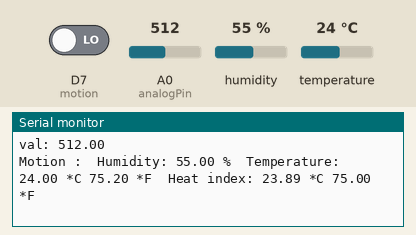
Simulated run of this sketch. Board: ESP8266 (NodeMCU). On the bench: the last lines printed to the serial monitor. Inputs (shaded band) come from the test bench; at power-on: humidity 55 %, A0 (analogPin) = 512, temperature 24 °C, D7 (motion) LOW. WiFi joins after 1.5 s; servers stay silent unless stated.

Above: at 2.8 s.
2.9 s: humidity set to 22 %
4.4 s: A0 (analogPin) set to 716
At 5.3 s:
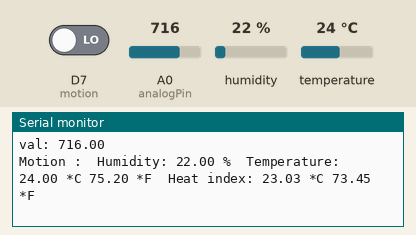
5.9 s: temperature set to 12 °C
7.4 s: A0 (analogPin) set to 900
At 7.9 s:
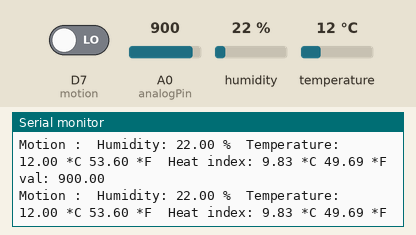
8.9 s: humidity set to 40 %
At 9.8 s:
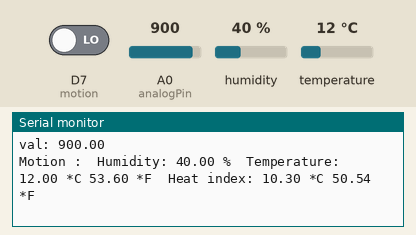
Timing chart, 0 to 11.4 s (numbered marks = the images above; inputs shaded):
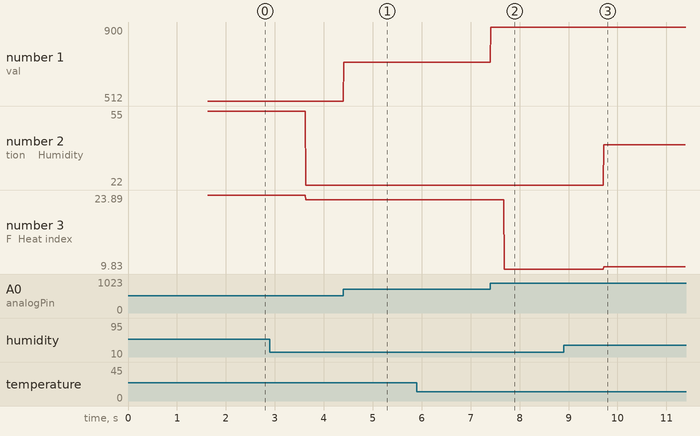

Measured:
- after the input at 4.4 s, the serial monitor: prints a new line at once (image 1)
- after the input at 7.4 s, the serial monitor: prints a new line at once (image 2)
- after the input at 8.9 s, the serial monitor: prints a new line after 0.81 s (image 3)
- plotted number 1: 512 → 716 after the input at 4.4 s, 716 → 900 after the input at 7.4 s
- plotted number 2: 55 → 22 after the input at 2.9 s, 22 → 40 after the input at 8.9 s
- plotted number 3: 23.89 → 23.03 after the input at 2.9 s, 9.83 → 10.3 after the input at 8.9 s

The sketch:

Project_Web_Server.ino
```cpp
#include <DHT.h>
#define DHTPIN D4                 // Digital pin connected to DHT11 GPIO2
#define DHTTYPE DHT11             // DHT 11

DHT dht(DHTPIN, DHTTYPE);         // Initialize DHT sensor

#include <Hash.h>
#include <ESPAsyncTCP.h>
#include <ESPAsyncWebServer.h>

#define SSID        "XXXXXXXXXX"      // ให้ใส่ ชื่อ Wifi ที่จะเชื่อมต่อ
#define PASSWORD    "XXXXXXXXXX"  // ใส่ รหัส Wifi

//--------Smoke----------
int analogPin = A0; //ประกาศตัวแปร ให้ analogPin
float s = 0.0;

//-----Motion----
int motion = 13;  // Digital pin D7
int state = digitalRead(motion);
String motions = " ";

float h = 0.0;                     // กำหนดค่าเริ่มต้น 0
float t = 0.0;                     // กำหนดค่าเริ่มต้น 0
float f = 0.0;                     // กำหนดค่าเริ่มต้น 0

////////////////////////////////////////////////////////////////////////////////
//Web Server
// Create AsyncWebServer object on port 80
AsyncWebServer server(80);

// Generally, you should use "unsigned long" for variables that hold time
// The value will quickly become too large for an int to store
unsigned long previousMillis = 0;    // will store last time DHT was updated

// Updates DHT readings every 10 seconds
const long interval = 10000;

const char index_html[] PROGMEM = R"rawliteral(
<!DOCTYPE HTML><html>
<head>
  <meta name="viewport" content="width=device-width, initial-scale=1">
  <link rel="stylesheet" href="https://use.fontawesome.com/releases/v5.7.2/css/all.css" integrity="sha384-fnmOCqbTlWIlj8LyTjo7mOUStjsKC4pOpQbqyi7RrhN7udi9RwhKkMHpvLbHG9Sr" crossorigin="anonymous">
  <style>
    html {
     font-family: Arial;
     display: inline-block;
     margin: 0px auto;
     text-align: center;
    }
    h2 { font-size: 3.0rem; }
    p { font-size: 3.0rem; }
    .units { font-size: 1.2rem; }
    .dht-labels{
      font-size: 1.5rem;
      vertical-align:middle;
      padding-bottom: 15px;
    }
  </style>
</head>
<body>
  <h2> Node Status </h2>
  <p>
    <i class="fas fa-thermometer-half"  style="color:#059e8a;"></i>
    <span class="dht-labels">Temperature</span>
    <span id="temperature">%TEMPERATURE%</span>
    <sup class="units">&deg;C</sup>
  </p>

  <p>
    <i class="fas fa-tint" style="color:#00add6;"></i>
    <span class="dht-labels">Humidity</span>
    <span id="humidity">%HUMIDITY%</span>
    <sup class="units"> %% </sup>
  </p>

  <p>
    <i class="fas fa-solid fa-smoking" style="color:#A09B9A;"></i>
    <span class="dht-labels">Smoke</span>
    <span id="smoke">%SMOKE%</span>
  </p>

  <p>
    <i class="fas fa-running fa-lg" style="color:#FFAF50;"></i>
    <span class="dht-labels">Motion : </span>
    <span id="motions">%MOTION%</span>
  </p>


</body>
<script>
setInterval(function ( ) {
  var xhttp = new XMLHttpRequest();
  xhttp.onreadystatechange = function() {
    if (this.readyState == 4 && this.status == 200) {
      document.getElementById("temperature").innerHTML = this.responseText;
    }
  };
  xhttp.open("GET", "/temperature", true);
  xhttp.send();
}, 10000 ) ;

setInterval(function ( ) {
  var xhttp = new XMLHttpRequest();
  xhttp.onreadystatechange = function() {
    if (this.readyState == 4 && this.status == 200) {
      document.getElementById("humidity").innerHTML = this.responseText;
    }
  };
  xhttp.open("GET", "/humidity", true);
  xhttp.send();
}, 10000 ) ;

setInterval(function ( ) {
  var xhttp = new XMLHttpRequest();
  xhttp.onreadystatechange = function() {
    if (this.readyState == 4 && this.status == 200) {
      document.getElementById("smoke").innerHTML = this.responseText;
    }
  };
  xhttp.open("GET", "/smoke", true);
  xhttp.send();
}, 10000 ) ;

setInterval(function ( ) {
  var xhttp = new XMLHttpRequest();
  xhttp.onreadystatechange = function() {
    if (this.readyState == 4 && this.status == 200) {
      document.getElementById("motions").innerHTML = this.responseText;
    }
  };
  xhttp.open("GET", "/motions", true);
  xhttp.send();
}, 10000 ) ;

</script>
</html>)rawliteral";

// Replaces placeholder with DHT values
String processor(const String& var){
  //Serial.println(var);
  if(var == "TEMPERATURE"){
    return String(t);
  }
  else if(var == "HUMIDITY"){
    return String(h);
  }
  else if(var == "SMOKE"){
    return String(s);
  }
  else if(var == "MOTION"){
    if (state == HIGH) {
    motions = "Motion detected!";
    }
    if (state == LOW) {
      motions = "No motion detected.";
    }
    return String(motions);
  }

  return String();
}
///////////////////////////////////////////////////////////////////////////////////////////////////////////
void setup()
{
  //-----motion-----
  pinMode(motion, INPUT);

  Serial.begin(115200);           // Sets the data rate in bits per second (baud) for serial data transmission.
  dht.begin();

  // Connect to Wi-Fi
  WiFi.begin(SSID, PASSWORD);
  Serial.printf("WiFi connecting to %s\n",  SSID);
  while (WiFi.status() != WL_CONNECTED) {
    Serial.print(".");
    delay(400);
  }
  Serial.printf("\nWiFi connected\nIP : ");
  Serial.println(WiFi.localIP());

  // Route for root / web page
  server.on("/", HTTP_GET, [](AsyncWebServerRequest *request){
    request->send_P(200, "text/html", index_html, processor);
  });
  server.on("/temperature", HTTP_GET, [](AsyncWebServerRequest *request){
    request->send_P(200, "text/plain", String(t).c_str());
  });
  server.on("/humidity", HTTP_GET, [](AsyncWebServerRequest *request){
    request->send_P(200, "text/plain", String(h).c_str());
  });
  server.on("smoke", HTTP_GET, [](AsyncWebServerRequest *request){
    request->send_P(200, "text/plain", String(s).c_str());
  });

  // Start server
  server.begin();


}
void loop()
{
  h = dht.readHumidity();                        // Read humidity
  t = dht.readTemperature();                     // Read temperature as Celsius (the default)
  f = dht.readTemperature(true);                 // Read temperature as Fahrenheit (isFahrenheit = true)

  if (isnan(h) || isnan(t) || isnan(f)) {              // Check if any reads failed and exit early (to try again).
    Serial.println("Failed to read from DHT sensor!");
    return;
  }

  float hif = dht.computeHeatIndex(f, h);              // Compute heat index in Fahrenheit (the default)
  float hic = dht.computeHeatIndex(t, h, false);       // Compute heat index in Celsius (isFahreheit = false)

  //--------Smoke----------
  s = analogRead(analogPin);  //อ่านค่าสัญญาณ analog

  Serial.print("Humidity: ");
  Serial.print(h);
  Serial.print(" %\t");
  Serial.print("Temperature: ");
  Serial.print(t);
  Serial.print(" *C ");
  Serial.print(f);
  Serial.print(" *F\t");
  Serial.print("Heat index: ");
  Serial.print(hic);
  Serial.print(" *C ");
  Serial.print(hif);
  Serial.println(" *F");

  Serial.print("val: ");
  Serial.println(s); //แสดงค่าที่วัดได้

  Serial.print("Motion : ");
  Serial.print(motions);

}
```
